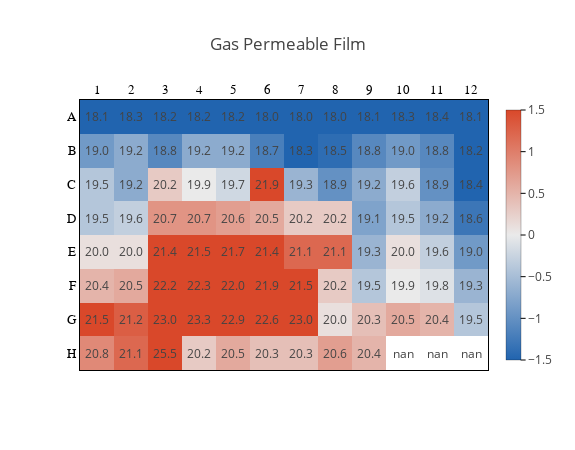
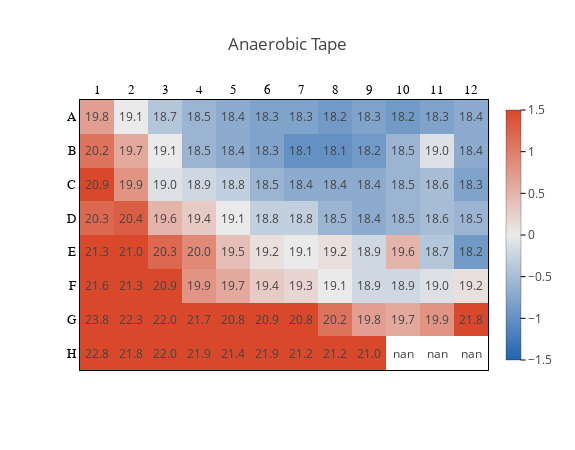
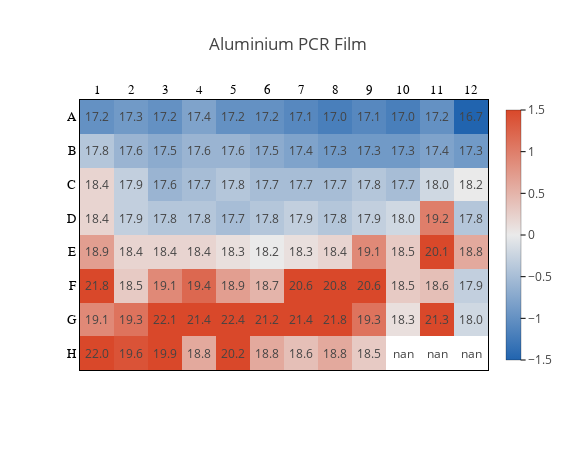

Notebook code cell kept with these figures, in order:
### Code cell
for film in df_dict:
    if film not in ['breathe_easy_aerobic']:
        trace_list = []
        annotations = go.Annotations()
        
        trace_list.append(go.Heatmap(
                           z=list(reversed(df_dict[film].values - np.nanmedian(df_dict[film].values.flatten()))),
                           x=df_dict[film].columns,
                           y=list(reversed(df_dict[film].index)), 
                           hoverongaps = False, zmin=-1.5, zmax=1.5,colorscale=colorscale,
                            showscale=True,
                           colorbar=dict(dtick=0.5,ticks='outside',tickcolor='black',outlinecolor='black',
                                         outlinewidth=0.25,thickness=15,len=1)))
        for n, row in enumerate(df_dict[film].values):
            for m,val in enumerate(row):
                annotations.append(go.layout.Annotation(text=str(df_dict[film].values[n][m]),
                                                 x=df_dict[film].columns[m],
                                                 y=list((df_dict[film].index))[n],
                                                 xref='x1',yref='y1',showarrow=False))
        layout = go.Layout(height=450, width=575, showlegend=False, title_text=film,annotations=annotations,
                   
                   xaxis=dict(showline=True, linewidth=1, linecolor='black', mirror=True, 
                              ticks='', ticklen=4, tickangle=0, tickcolor='black', nticks=20,
                              tickfont=dict(size=13, family='Arial', color='black'),
                              side='top', showgrid=False),
                           
                   yaxis=dict(
                              title_standoff=0, titlefont=dict(family='Arial', size=16, color='black'),
                              showline=True, linewidth=1, linecolor='black',mirror=True,
                              ticks='', ticklen=4, tickangle=0, tickcolor='black', nticks=0,
                              tickfont=dict(family='Arial',size=13, color='black'),
                              showgrid=False))
        
        fig = go.Figure(data=trace_list, layout=layout)
        fig.show()
        #pio.write_image(fig,"Figures/si_fig_3_variation_"+film+".svg",format='svg')

### Figure 1 — Plotly figure (JSON) as saved in the notebook; plotly's stock layout.template omitted (floating-point values rounded to 4 significant figures)
{"data": [{"colorbar": {"dtick": 0.5, "len": 1, "outlinecolor": "black", "outlinewidth": 0.25, "thickness": 15, "tickcolor": "black", "ticks": "outside"}, "colorscale": [[0, "#2164AF"], [0.5, "#EAEAEA"], [1, "#D9482A"]], "hoverongaps": false, "showscale": true, "type": "heatmap", "x": [1, 2, 3, 4, 5, 6, 7, 8, 9, 10, 11, 12], "y": ["H", "G", "F", "E", "D", "C", "B", "A"], "z": [[0.9, 1.2, 5.6, 0.3, 0.6, 0.4, 0.4, 0.7, 0.5, null, null, null], [1.6, 1.3, 3.1, 3.4, 3, 2.7, 3.1, 0.1, 0.4, 0.6, 0.5, -0.4], [0.5, 0.6, 2.3, 2.4, 2.1, 2, 1.6, 0.3, -0.4, 0, -0.1, -0.6], [0.1, 0.1, 1.5, 1.6, 1.8, 1.5, 1.2, 1.2, -0.6, 0.1, -0.3, -0.9], [-0.4, -0.3, 0.8, 0.8, 0.7, 0.6, 0.3, 0.3, -0.8, -0.4, -0.7, -1.3], [-0.4, -0.7, 0.3, 0, -0.2, 2, -0.6, -1, -0.7, -0.3, -1, -1.5], [-0.9, -0.7, -1.1, -0.7, -0.7, -1.2, -1.6, -1.4, -1.1, -0.9, -1.1, -1.7], [-1.8, -1.6, -1.7, -1.7, -1.7, -1.9, -1.9, -1.9, -1.8, -1.6, -1.5, -1.8]], "zmax": 1.5, "zmin": -1.5}], "layout": {"annotations": [{"showarrow": false, "text": "18.1", "x": 1, "xref": "x", "y": "A", "yref": "y"}, {"showarrow": false, "text": "18.3", "x": 2, "xref": "x", "y": "A", "yref": "y"}, {"showarrow": false, "text": "18.2", "x": 3, "xref": "x", "y": "A", "yref": "y"}, {"showarrow": false, "text": "18.2", "x": 4, "xref": "x", "y": "A", "yref": "y"}, {"showarrow": false, "text": "18.2", "x": 5, "xref": "x", "y": "A", "yref": "y"}, {"showarrow": false, "text": "18.0", "x": 6, "xref": "x", "y": "A", "yref": "y"}, {"showarrow": false, "text": "18.0", "x": 7, "xref": "x", "y": "A", "yref": "y"}, {"showarrow": false, "text": "18.0", "x": 8, "xref": "x", "y": "A", "yref": "y"}, {"showarrow": false, "text": "18.1", "x": 9, "xref": "x", "y": "A", "yref": "y"}, {"showarrow": false, "text": "18.3", "x": 10, "xref": "x", "y": "A", "yref": "y"}, {"showarrow": false, "text": "18.4", "x": 11, "xref": "x", "y": "A", "yref": "y"}, {"showarrow": false, "text": "18.1", "x": 12, "xref": "x", "y": "A", "yref": "y"}, {"showarrow": false, "text": "19.0", "x": 1, "xref": "x", "y": "B", "yref": "y"}, {"showarrow": false, "text": "19.2", "x": 2, "xref": "x", "y": "B", "yref": "y"}, {"showarrow": false, "text": "18.8", "x": 3, "xref": "x", "y": "B", "yref": "y"}, {"showarrow": false, "text": "19.2", "x": 4, "xref": "x", "y": "B", "yref": "y"}, {"showarrow": false, "text": "19.2", "x": 5, "xref": "x", "y": "B", "yref": "y"}, {"showarrow": false, "text": "18.7", "x": 6, "xref": "x", "y": "B", "yref": "y"}, {"showarrow": false, "text": "18.3", "x": 7, "xref": "x", "y": "B", "yref": "y"}, {"showarrow": false, "text": "18.5", "x": 8, "xref": "x", "y": "B", "yref": "y"}, {"showarrow": false, "text": "18.8", "x": 9, "xref": "x", "y": "B", "yref": "y"}, {"showarrow": false, "text": "19.0", "x": 10, "xref": "x", "y": "B", "yref": "y"}, {"showarrow": false, "text": "18.8", "x": 11, "xref": "x", "y": "B", "yref": "y"}, {"showarrow": false, "text": "18.2", "x": 12, "xref": "x", "y": "B", "yref": "y"}, {"showarrow": false, "text": "19.5", "x": 1, "xref": "x", "y": "C", "yref": "y"}, {"showarrow": false, "text": "19.2", "x": 2, "xref": "x", "y": "C", "yref": "y"}, {"showarrow": false, "text": "20.2", "x": 3, "xref": "x", "y": "C", "yref": "y"}, {"showarrow": false, "text": "19.9", "x": 4, "xref": "x", "y": "C", "yref": "y"}, {"showarrow": false, "text": "19.7", "x": 5, "xref": "x", "y": "C", "yref": "y"}, {"showarrow": false, "text": "21.9", "x": 6, "xref": "x", "y": "C", "yref": "y"}, {"showarrow": false, "text": "19.3", "x": 7, "xref": "x", "y": "C", "yref": "y"}, {"showarrow": false, "text": "18.9", "x": 8, "xref": "x", "y": "C", "yref": "y"}, {"showarrow": false, "text": "19.2", "x": 9, "xref": "x", "y": "C", "yref": "y"}, {"showarrow": false, "text": "19.6", "x": 10, "xref": "x", "y": "C", "yref": "y"}, {"showarrow": false, "text": "18.9", "x": 11, "xref": "x", "y": "C", "yref": "y"}, {"showarrow": false, "text": "18.4", "x": 12, "xref": "x", "y": "C", "yref": "y"}, {"showarrow": false, "text": "19.5", "x": 1, "xref": "x", "y": "D", "yref": "y"}, {"showarrow": false, "text": "19.6", "x": 2, "xref": "x", "y": "D", "yref": "y"}, {"showarrow": false, "text": "20.7", "x": 3, "xref": "x", "y": "D", "yref": "y"}, {"showarrow": false, "text": "20.7", "x": 4, "xref": "x", "y": "D", "yref": "y"}, {"showarrow": false, "text": "20.6", "x": 5, "xref": "x", "y": "D", "yref": "y"}, {"showarrow": false, "text": "20.5", "x": 6, "xref": "x", "y": "D", "yref": "y"}, {"showarrow": false, "text": "20.2", "x": 7, "xref": "x", "y": "D", "yref": "y"}, {"showarrow": false, "text": "20.2", "x": 8, "xref": "x", "y": "D", "yref": "y"}, {"showarrow": false, "text": "19.1", "x": 9, "xref": "x", "y": "D", "yref": "y"}, {"showarrow": false, "text": "19.5", "x": 10, "xref": "x", "y": "D", "yref": "y"}, {"showarrow": false, "text": "19.2", "x": 11, "xref": "x", "y": "D", "yref": "y"}, {"showarrow": false, "text": "18.6", "x": 12, "xref": "x", "y": "D", "yref": "y"}, {"showarrow": false, "text": "20.0", "x": 1, "xref": "x", "y": "E", "yref": "y"}, {"showarrow": false, "text": "20.0", "x": 2, "xref": "x", "y": "E", "yref": "y"}, {"showarrow": false, "text": "21.4", "x": 3, "xref": "x", "y": "E", "yref": "y"}, {"showarrow": false, "text": "21.5", "x": 4, "xref": "x", "y": "E", "yref": "y"}, {"showarrow": false, "text": "21.7", "x": 5, "xref": "x", "y": "E", "yref": "y"}, {"showarrow": false, "text": "21.4", "x": 6, "xref": "x", "y": "E", "yref": "y"}, {"showarrow": false, "text": "21.1", "x": 7, "xref": "x", "y": "E", "yref": "y"}, {"showarrow": false, "text": "21.1", "x": 8, "xref": "x", "y": "E", "yref": "y"}, {"showarrow": false, "text": "19.3", "x": 9, "xref": "x", "y": "E", "yref": "y"}, {"showarrow": false, "text": "20.0", "x": 10, "xref": "x", "y": "E", "yref": "y"}, {"showarrow": false, "text": "19.6", "x": 11, "xref": "x", "y": "E", "yref": "y"}, {"showarrow": false, "text": "19.0", "x": 12, "xref": "x", "y": "E", "yref": "y"}, {"showarrow": false, "text": "20.4", "x": 1, "xref": "x", "y": "F", "yref": "y"}, {"showarrow": false, "text": "20.5", "x": 2, "xref": "x", "y": "F", "yref": "y"}, {"showarrow": false, "text": "22.2", "x": 3, "xref": "x", "y": "F", "yref": "y"}, {"showarrow": false, "text": "22.3", "x": 4, "xref": "x", "y": "F", "yref": "y"}, {"showarrow": false, "text": "22.0", "x": 5, "xref": "x", "y": "F", "yref": "y"}, {"showarrow": false, "text": "21.9", "x": 6, "xref": "x", "y": "F", "yref": "y"}, {"showarrow": false, "text": "21.5", "x": 7, "xref": "x", "y": "F", "yref": "y"}, {"showarrow": false, "text": "20.2", "x": 8, "xref": "x", "y": "F", "yref": "y"}, {"showarrow": false, "text": "19.5", "x": 9, "xref": "x", "y": "F", "yref": "y"}, {"showarrow": false, "text": "19.9", "x": 10, "xref": "x", "y": "F", "yref": "y"}, {"showarrow": false, "text": "19.8", "x": 11, "xref": "x", "y": "F", "yref": "y"}, {"showarrow": false, "text": "19.3", "x": 12, "xref": "x", "y": "F", "yref": "y"}, {"showarrow": false, "text": "21.5", "x": 1, "xref": "x", "y": "G", "yref": "y"}, {"showarrow": false, "text": "21.2", "x": 2, "xref": "x", "y": "G", "yref": "y"}, {"showarrow": false, "text": "23.0", "x": 3, "xref": "x", "y": "G", "yref": "y"}, {"showarrow": false, "text": "23.3", "x": 4, "xref": "x", "y": "G", "yref": "y"}, {"showarrow": false, "text": "22.9", "x": 5, "xref": "x", "y": "G", "yref": "y"}, {"showarrow": false, "text": "22.6", "x": 6, "xref": "x", "y": "G", "yref": "y"}, {"showarrow": false, "text": "23.0", "x": 7, "xref": "x", "y": "G", "yref": "y"}, {"showarrow": false, "text": "20.0", "x": 8, "xref": "x", "y": "G", "yref": "y"}, {"showarrow": false, "text": "20.3", "x": 9, "xref": "x", "y": "G", "yref": "y"}, {"showarrow": false, "text": "20.5", "x": 10, "xref": "x", "y": "G", "yref": "y"}, {"showarrow": false, "text": "20.4", "x": 11, "xref": "x", "y": "G", "yref": "y"}, {"showarrow": false, "text": "19.5", "x": 12, "xref": "x", "y": "G", "yref": "y"}, {"showarrow": false, "text": "20.8", "x": 1, "xref": "x", "y": "H", "yref": "y"}, {"showarrow": false, "text": "21.1", "x": 2, "xref": "x", "y": "H", "yref": "y"}, {"showarrow": false, "text": "25.5", "x": 3, "xref": "x", "y": "H", "yref": "y"}, {"showarrow": false, "text": "20.2", "x": 4, "xref": "x", "y": "H", "yref": "y"}, {"showarrow": false, "text": "20.5", "x": 5, "xref": "x", "y": "H", "yref": "y"}, {"showarrow": false, "text": "20.3", "x": 6, "xref": "x", "y": "H", "yref": "y"}, {"showarrow": false, "text": "20.3", "x": 7, "xref": "x", "y": "H", "yref": "y"}, {"showarrow": false, "text": "20.6", "x": 8, "xref": "x", "y": "H", "yref": "y"}, {"showarrow": false, "text": "20.4", "x": 9, "xref": "x", "y": "H", "yref": "y"}, {"showarrow": false, "text": "nan", "x": 10, "xref": "x", "y": "H", "yref": "y"}, {"showarrow": false, "text": "nan", "x": 11, "xref": "x", "y": "H", "yref": "y"}, {"showarrow": false, "text": "nan", "x": 12, "xref": "x", "y": "H", "yref": "y"}], "height": 450, "showlegend": false, "title": {"text": "Gas Permeable Film"}, "width": 575, "xaxis": {"linecolor": "black", "linewidth": 1, "mirror": true, "nticks": 20, "showgrid": false, "showline": true, "side": "top", "tickangle": 0, "tickcolor": "black", "tickfont": {"color": "black", "family": "Arial", "size": 13}, "ticklen": 4, "ticks": ""}, "yaxis": {"linecolor": "black", "linewidth": 1, "mirror": true, "nticks": 0, "showgrid": false, "showline": true, "tickangle": 0, "tickcolor": "black", "tickfont": {"color": "black", "family": "Arial", "size": 13}, "ticklen": 4, "ticks": "", "title": {"font": {"color": "black", "family": "Arial", "size": 16}, "standoff": 0}}}}

### Figure 2 — Plotly figure (JSON) as saved in the notebook; plotly's stock layout.template omitted (floating-point values rounded to 4 significant figures)
{"data": [{"colorbar": {"dtick": 0.5, "len": 1, "outlinecolor": "black", "outlinewidth": 0.25, "thickness": 15, "tickcolor": "black", "ticks": "outside"}, "colorscale": [[0, "#2164AF"], [0.5, "#EAEAEA"], [1, "#D9482A"]], "hoverongaps": false, "showscale": true, "type": "heatmap", "x": [1, 2, 3, 4, 5, 6, 7, 8, 9, 10, 11, 12], "y": ["H", "G", "F", "E", "D", "C", "B", "A"], "z": [[3.7, 2.7, 2.9, 2.8, 2.3, 2.8, 2.1, 2.1, 1.9, null, null, null], [4.7, 3.2, 2.9, 2.6, 1.7, 1.8, 1.7, 1.1, 0.7, 0.6, 0.8, 2.7], [2.5, 2.2, 1.8, 0.8, 0.6, 0.3, 0.2, 0, -0.2, -0.2, -0.1, 0.1], [2.2, 1.9, 1.2, 0.9, 0.4, 0.1, 0, 0.1, -0.2, 0.5, -0.4, -0.9], [1.2, 1.3, 0.5, 0.3, 0, -0.3, -0.3, -0.6, -0.7, -0.6, -0.5, -0.6], [1.8, 0.8, -0.1, -0.2, -0.3, -0.6, -0.7, -0.7, -0.7, -0.6, -0.5, -0.8], [1.1, 0.6, 0, -0.6, -0.7, -0.8, -1, -1, -0.9, -0.6, -0.1, -0.7], [0.7, 0, -0.4, -0.6, -0.7, -0.8, -0.8, -0.9, -0.8, -0.9, -0.8, -0.7]], "zmax": 1.5, "zmin": -1.5}], "layout": {"annotations": [{"showarrow": false, "text": "19.8", "x": 1, "xref": "x", "y": "A", "yref": "y"}, {"showarrow": false, "text": "19.1", "x": 2, "xref": "x", "y": "A", "yref": "y"}, {"showarrow": false, "text": "18.7", "x": 3, "xref": "x", "y": "A", "yref": "y"}, {"showarrow": false, "text": "18.5", "x": 4, "xref": "x", "y": "A", "yref": "y"}, {"showarrow": false, "text": "18.4", "x": 5, "xref": "x", "y": "A", "yref": "y"}, {"showarrow": false, "text": "18.3", "x": 6, "xref": "x", "y": "A", "yref": "y"}, {"showarrow": false, "text": "18.3", "x": 7, "xref": "x", "y": "A", "yref": "y"}, {"showarrow": false, "text": "18.2", "x": 8, "xref": "x", "y": "A", "yref": "y"}, {"showarrow": false, "text": "18.3", "x": 9, "xref": "x", "y": "A", "yref": "y"}, {"showarrow": false, "text": "18.2", "x": 10, "xref": "x", "y": "A", "yref": "y"}, {"showarrow": false, "text": "18.3", "x": 11, "xref": "x", "y": "A", "yref": "y"}, {"showarrow": false, "text": "18.4", "x": 12, "xref": "x", "y": "A", "yref": "y"}, {"showarrow": false, "text": "20.2", "x": 1, "xref": "x", "y": "B", "yref": "y"}, {"showarrow": false, "text": "19.7", "x": 2, "xref": "x", "y": "B", "yref": "y"}, {"showarrow": false, "text": "19.1", "x": 3, "xref": "x", "y": "B", "yref": "y"}, {"showarrow": false, "text": "18.5", "x": 4, "xref": "x", "y": "B", "yref": "y"}, {"showarrow": false, "text": "18.4", "x": 5, "xref": "x", "y": "B", "yref": "y"}, {"showarrow": false, "text": "18.3", "x": 6, "xref": "x", "y": "B", "yref": "y"}, {"showarrow": false, "text": "18.1", "x": 7, "xref": "x", "y": "B", "yref": "y"}, {"showarrow": false, "text": "18.1", "x": 8, "xref": "x", "y": "B", "yref": "y"}, {"showarrow": false, "text": "18.2", "x": 9, "xref": "x", "y": "B", "yref": "y"}, {"showarrow": false, "text": "18.5", "x": 10, "xref": "x", "y": "B", "yref": "y"}, {"showarrow": false, "text": "19.0", "x": 11, "xref": "x", "y": "B", "yref": "y"}, {"showarrow": false, "text": "18.4", "x": 12, "xref": "x", "y": "B", "yref": "y"}, {"showarrow": false, "text": "20.9", "x": 1, "xref": "x", "y": "C", "yref": "y"}, {"showarrow": false, "text": "19.9", "x": 2, "xref": "x", "y": "C", "yref": "y"}, {"showarrow": false, "text": "19.0", "x": 3, "xref": "x", "y": "C", "yref": "y"}, {"showarrow": false, "text": "18.9", "x": 4, "xref": "x", "y": "C", "yref": "y"}, {"showarrow": false, "text": "18.8", "x": 5, "xref": "x", "y": "C", "yref": "y"}, {"showarrow": false, "text": "18.5", "x": 6, "xref": "x", "y": "C", "yref": "y"}, {"showarrow": false, "text": "18.4", "x": 7, "xref": "x", "y": "C", "yref": "y"}, {"showarrow": false, "text": "18.4", "x": 8, "xref": "x", "y": "C", "yref": "y"}, {"showarrow": false, "text": "18.4", "x": 9, "xref": "x", "y": "C", "yref": "y"}, {"showarrow": false, "text": "18.5", "x": 10, "xref": "x", "y": "C", "yref": "y"}, {"showarrow": false, "text": "18.6", "x": 11, "xref": "x", "y": "C", "yref": "y"}, {"showarrow": false, "text": "18.3", "x": 12, "xref": "x", "y": "C", "yref": "y"}, {"showarrow": false, "text": "20.3", "x": 1, "xref": "x", "y": "D", "yref": "y"}, {"showarrow": false, "text": "20.4", "x": 2, "xref": "x", "y": "D", "yref": "y"}, {"showarrow": false, "text": "19.6", "x": 3, "xref": "x", "y": "D", "yref": "y"}, {"showarrow": false, "text": "19.4", "x": 4, "xref": "x", "y": "D", "yref": "y"}, {"showarrow": false, "text": "19.1", "x": 5, "xref": "x", "y": "D", "yref": "y"}, {"showarrow": false, "text": "18.8", "x": 6, "xref": "x", "y": "D", "yref": "y"}, {"showarrow": false, "text": "18.8", "x": 7, "xref": "x", "y": "D", "yref": "y"}, {"showarrow": false, "text": "18.5", "x": 8, "xref": "x", "y": "D", "yref": "y"}, {"showarrow": false, "text": "18.4", "x": 9, "xref": "x", "y": "D", "yref": "y"}, {"showarrow": false, "text": "18.5", "x": 10, "xref": "x", "y": "D", "yref": "y"}, {"showarrow": false, "text": "18.6", "x": 11, "xref": "x", "y": "D", "yref": "y"}, {"showarrow": false, "text": "18.5", "x": 12, "xref": "x", "y": "D", "yref": "y"}, {"showarrow": false, "text": "21.3", "x": 1, "xref": "x", "y": "E", "yref": "y"}, {"showarrow": false, "text": "21.0", "x": 2, "xref": "x", "y": "E", "yref": "y"}, {"showarrow": false, "text": "20.3", "x": 3, "xref": "x", "y": "E", "yref": "y"}, {"showarrow": false, "text": "20.0", "x": 4, "xref": "x", "y": "E", "yref": "y"}, {"showarrow": false, "text": "19.5", "x": 5, "xref": "x", "y": "E", "yref": "y"}, {"showarrow": false, "text": "19.2", "x": 6, "xref": "x", "y": "E", "yref": "y"}, {"showarrow": false, "text": "19.1", "x": 7, "xref": "x", "y": "E", "yref": "y"}, {"showarrow": false, "text": "19.2", "x": 8, "xref": "x", "y": "E", "yref": "y"}, {"showarrow": false, "text": "18.9", "x": 9, "xref": "x", "y": "E", "yref": "y"}, {"showarrow": false, "text": "19.6", "x": 10, "xref": "x", "y": "E", "yref": "y"}, {"showarrow": false, "text": "18.7", "x": 11, "xref": "x", "y": "E", "yref": "y"}, {"showarrow": false, "text": "18.2", "x": 12, "xref": "x", "y": "E", "yref": "y"}, {"showarrow": false, "text": "21.6", "x": 1, "xref": "x", "y": "F", "yref": "y"}, {"showarrow": false, "text": "21.3", "x": 2, "xref": "x", "y": "F", "yref": "y"}, {"showarrow": false, "text": "20.9", "x": 3, "xref": "x", "y": "F", "yref": "y"}, {"showarrow": false, "text": "19.9", "x": 4, "xref": "x", "y": "F", "yref": "y"}, {"showarrow": false, "text": "19.7", "x": 5, "xref": "x", "y": "F", "yref": "y"}, {"showarrow": false, "text": "19.4", "x": 6, "xref": "x", "y": "F", "yref": "y"}, {"showarrow": false, "text": "19.3", "x": 7, "xref": "x", "y": "F", "yref": "y"}, {"showarrow": false, "text": "19.1", "x": 8, "xref": "x", "y": "F", "yref": "y"}, {"showarrow": false, "text": "18.9", "x": 9, "xref": "x", "y": "F", "yref": "y"}, {"showarrow": false, "text": "18.9", "x": 10, "xref": "x", "y": "F", "yref": "y"}, {"showarrow": false, "text": "19.0", "x": 11, "xref": "x", "y": "F", "yref": "y"}, {"showarrow": false, "text": "19.2", "x": 12, "xref": "x", "y": "F", "yref": "y"}, {"showarrow": false, "text": "23.8", "x": 1, "xref": "x", "y": "G", "yref": "y"}, {"showarrow": false, "text": "22.3", "x": 2, "xref": "x", "y": "G", "yref": "y"}, {"showarrow": false, "text": "22.0", "x": 3, "xref": "x", "y": "G", "yref": "y"}, {"showarrow": false, "text": "21.7", "x": 4, "xref": "x", "y": "G", "yref": "y"}, {"showarrow": false, "text": "20.8", "x": 5, "xref": "x", "y": "G", "yref": "y"}, {"showarrow": false, "text": "20.9", "x": 6, "xref": "x", "y": "G", "yref": "y"}, {"showarrow": false, "text": "20.8", "x": 7, "xref": "x", "y": "G", "yref": "y"}, {"showarrow": false, "text": "20.2", "x": 8, "xref": "x", "y": "G", "yref": "y"}, {"showarrow": false, "text": "19.8", "x": 9, "xref": "x", "y": "G", "yref": "y"}, {"showarrow": false, "text": "19.7", "x": 10, "xref": "x", "y": "G", "yref": "y"}, {"showarrow": false, "text": "19.9", "x": 11, "xref": "x", "y": "G", "yref": "y"}, {"showarrow": false, "text": "21.8", "x": 12, "xref": "x", "y": "G", "yref": "y"}, {"showarrow": false, "text": "22.8", "x": 1, "xref": "x", "y": "H", "yref": "y"}, {"showarrow": false, "text": "21.8", "x": 2, "xref": "x", "y": "H", "yref": "y"}, {"showarrow": false, "text": "22.0", "x": 3, "xref": "x", "y": "H", "yref": "y"}, {"showarrow": false, "text": "21.9", "x": 4, "xref": "x", "y": "H", "yref": "y"}, {"showarrow": false, "text": "21.4", "x": 5, "xref": "x", "y": "H", "yref": "y"}, {"showarrow": false, "text": "21.9", "x": 6, "xref": "x", "y": "H", "yref": "y"}, {"showarrow": false, "text": "21.2", "x": 7, "xref": "x", "y": "H", "yref": "y"}, {"showarrow": false, "text": "21.2", "x": 8, "xref": "x", "y": "H", "yref": "y"}, {"showarrow": false, "text": "21.0", "x": 9, "xref": "x", "y": "H", "yref": "y"}, {"showarrow": false, "text": "nan", "x": 10, "xref": "x", "y": "H", "yref": "y"}, {"showarrow": false, "text": "nan", "x": 11, "xref": "x", "y": "H", "yref": "y"}, {"showarrow": false, "text": "nan", "x": 12, "xref": "x", "y": "H", "yref": "y"}], "height": 450, "showlegend": false, "title": {"text": "Anaerobic Tape"}, "width": 575, "xaxis": {"linecolor": "black", "linewidth": 1, "mirror": true, "nticks": 20, "showgrid": false, "showline": true, "side": "top", "tickangle": 0, "tickcolor": "black", "tickfont": {"color": "black", "family": "Arial", "size": 13}, "ticklen": 4, "ticks": ""}, "yaxis": {"linecolor": "black", "linewidth": 1, "mirror": true, "nticks": 0, "showgrid": false, "showline": true, "tickangle": 0, "tickcolor": "black", "tickfont": {"color": "black", "family": "Arial", "size": 13}, "ticklen": 4, "ticks": "", "title": {"font": {"color": "black", "family": "Arial", "size": 16}, "standoff": 0}}}}

### Figure 3 — Plotly figure (JSON) as saved in the notebook; plotly's stock layout.template omitted (floating-point values rounded to 4 significant figures)
{"data": [{"colorbar": {"dtick": 0.5, "len": 1, "outlinecolor": "black", "outlinewidth": 0.25, "thickness": 15, "tickcolor": "black", "ticks": "outside"}, "colorscale": [[0, "#2164AF"], [0.5, "#EAEAEA"], [1, "#D9482A"]], "hoverongaps": false, "showscale": true, "type": "heatmap", "x": [1, 2, 3, 4, 5, 6, 7, 8, 9, 10, 11, 12], "y": ["H", "G", "F", "E", "D", "C", "B", "A"], "z": [[3.8, 1.4, 1.7, 0.6, 2, 0.6, 0.4, 0.6, 0.3, null, null, null], [0.9, 1.1, 3.9, 3.2, 4.2, 3, 3.2, 3.6, 1.1, 0.1, 3.1, -0.2], [3.6, 0.3, 0.9, 1.2, 0.7, 0.5, 2.4, 2.6, 2.4, 0.3, 0.4, -0.3], [0.7, 0.2, 0.2, 0.2, 0.1, 0, 0.1, 0.2, 0.9, 0.3, 1.9, 0.6], [0.2, -0.3, -0.4, -0.4, -0.5, -0.4, -0.3, -0.4, -0.3, -0.2, 1, -0.4], [0.2, -0.3, -0.6, -0.5, -0.4, -0.5, -0.5, -0.5, -0.4, -0.5, -0.2, 0], [-0.4, -0.6, -0.7, -0.6, -0.6, -0.7, -0.8, -0.9, -0.9, -0.9, -0.8, -0.9], [-1, -0.9, -1, -0.8, -1, -1, -1.1, -1.2, -1.1, -1.2, -1, -1.5]], "zmax": 1.5, "zmin": -1.5}], "layout": {"annotations": [{"showarrow": false, "text": "17.2", "x": 1, "xref": "x", "y": "A", "yref": "y"}, {"showarrow": false, "text": "17.3", "x": 2, "xref": "x", "y": "A", "yref": "y"}, {"showarrow": false, "text": "17.2", "x": 3, "xref": "x", "y": "A", "yref": "y"}, {"showarrow": false, "text": "17.4", "x": 4, "xref": "x", "y": "A", "yref": "y"}, {"showarrow": false, "text": "17.2", "x": 5, "xref": "x", "y": "A", "yref": "y"}, {"showarrow": false, "text": "17.2", "x": 6, "xref": "x", "y": "A", "yref": "y"}, {"showarrow": false, "text": "17.1", "x": 7, "xref": "x", "y": "A", "yref": "y"}, {"showarrow": false, "text": "17.0", "x": 8, "xref": "x", "y": "A", "yref": "y"}, {"showarrow": false, "text": "17.1", "x": 9, "xref": "x", "y": "A", "yref": "y"}, {"showarrow": false, "text": "17.0", "x": 10, "xref": "x", "y": "A", "yref": "y"}, {"showarrow": false, "text": "17.2", "x": 11, "xref": "x", "y": "A", "yref": "y"}, {"showarrow": false, "text": "16.7", "x": 12, "xref": "x", "y": "A", "yref": "y"}, {"showarrow": false, "text": "17.8", "x": 1, "xref": "x", "y": "B", "yref": "y"}, {"showarrow": false, "text": "17.6", "x": 2, "xref": "x", "y": "B", "yref": "y"}, {"showarrow": false, "text": "17.5", "x": 3, "xref": "x", "y": "B", "yref": "y"}, {"showarrow": false, "text": "17.6", "x": 4, "xref": "x", "y": "B", "yref": "y"}, {"showarrow": false, "text": "17.6", "x": 5, "xref": "x", "y": "B", "yref": "y"}, {"showarrow": false, "text": "17.5", "x": 6, "xref": "x", "y": "B", "yref": "y"}, {"showarrow": false, "text": "17.4", "x": 7, "xref": "x", "y": "B", "yref": "y"}, {"showarrow": false, "text": "17.3", "x": 8, "xref": "x", "y": "B", "yref": "y"}, {"showarrow": false, "text": "17.3", "x": 9, "xref": "x", "y": "B", "yref": "y"}, {"showarrow": false, "text": "17.3", "x": 10, "xref": "x", "y": "B", "yref": "y"}, {"showarrow": false, "text": "17.4", "x": 11, "xref": "x", "y": "B", "yref": "y"}, {"showarrow": false, "text": "17.3", "x": 12, "xref": "x", "y": "B", "yref": "y"}, {"showarrow": false, "text": "18.4", "x": 1, "xref": "x", "y": "C", "yref": "y"}, {"showarrow": false, "text": "17.9", "x": 2, "xref": "x", "y": "C", "yref": "y"}, {"showarrow": false, "text": "17.6", "x": 3, "xref": "x", "y": "C", "yref": "y"}, {"showarrow": false, "text": "17.7", "x": 4, "xref": "x", "y": "C", "yref": "y"}, {"showarrow": false, "text": "17.8", "x": 5, "xref": "x", "y": "C", "yref": "y"}, {"showarrow": false, "text": "17.7", "x": 6, "xref": "x", "y": "C", "yref": "y"}, {"showarrow": false, "text": "17.7", "x": 7, "xref": "x", "y": "C", "yref": "y"}, {"showarrow": false, "text": "17.7", "x": 8, "xref": "x", "y": "C", "yref": "y"}, {"showarrow": false, "text": "17.8", "x": 9, "xref": "x", "y": "C", "yref": "y"}, {"showarrow": false, "text": "17.7", "x": 10, "xref": "x", "y": "C", "yref": "y"}, {"showarrow": false, "text": "18.0", "x": 11, "xref": "x", "y": "C", "yref": "y"}, {"showarrow": false, "text": "18.2", "x": 12, "xref": "x", "y": "C", "yref": "y"}, {"showarrow": false, "text": "18.4", "x": 1, "xref": "x", "y": "D", "yref": "y"}, {"showarrow": false, "text": "17.9", "x": 2, "xref": "x", "y": "D", "yref": "y"}, {"showarrow": false, "text": "17.8", "x": 3, "xref": "x", "y": "D", "yref": "y"}, {"showarrow": false, "text": "17.8", "x": 4, "xref": "x", "y": "D", "yref": "y"}, {"showarrow": false, "text": "17.7", "x": 5, "xref": "x", "y": "D", "yref": "y"}, {"showarrow": false, "text": "17.8", "x": 6, "xref": "x", "y": "D", "yref": "y"}, {"showarrow": false, "text": "17.9", "x": 7, "xref": "x", "y": "D", "yref": "y"}, {"showarrow": false, "text": "17.8", "x": 8, "xref": "x", "y": "D", "yref": "y"}, {"showarrow": false, "text": "17.9", "x": 9, "xref": "x", "y": "D", "yref": "y"}, {"showarrow": false, "text": "18.0", "x": 10, "xref": "x", "y": "D", "yref": "y"}, {"showarrow": false, "text": "19.2", "x": 11, "xref": "x", "y": "D", "yref": "y"}, {"showarrow": false, "text": "17.8", "x": 12, "xref": "x", "y": "D", "yref": "y"}, {"showarrow": false, "text": "18.9", "x": 1, "xref": "x", "y": "E", "yref": "y"}, {"showarrow": false, "text": "18.4", "x": 2, "xref": "x", "y": "E", "yref": "y"}, {"showarrow": false, "text": "18.4", "x": 3, "xref": "x", "y": "E", "yref": "y"}, {"showarrow": false, "text": "18.4", "x": 4, "xref": "x", "y": "E", "yref": "y"}, {"showarrow": false, "text": "18.3", "x": 5, "xref": "x", "y": "E", "yref": "y"}, {"showarrow": false, "text": "18.2", "x": 6, "xref": "x", "y": "E", "yref": "y"}, {"showarrow": false, "text": "18.3", "x": 7, "xref": "x", "y": "E", "yref": "y"}, {"showarrow": false, "text": "18.4", "x": 8, "xref": "x", "y": "E", "yref": "y"}, {"showarrow": false, "text": "19.1", "x": 9, "xref": "x", "y": "E", "yref": "y"}, {"showarrow": false, "text": "18.5", "x": 10, "xref": "x", "y": "E", "yref": "y"}, {"showarrow": false, "text": "20.1", "x": 11, "xref": "x", "y": "E", "yref": "y"}, {"showarrow": false, "text": "18.8", "x": 12, "xref": "x", "y": "E", "yref": "y"}, {"showarrow": false, "text": "21.8", "x": 1, "xref": "x", "y": "F", "yref": "y"}, {"showarrow": false, "text": "18.5", "x": 2, "xref": "x", "y": "F", "yref": "y"}, {"showarrow": false, "text": "19.1", "x": 3, "xref": "x", "y": "F", "yref": "y"}, {"showarrow": false, "text": "19.4", "x": 4, "xref": "x", "y": "F", "yref": "y"}, {"showarrow": false, "text": "18.9", "x": 5, "xref": "x", "y": "F", "yref": "y"}, {"showarrow": false, "text": "18.7", "x": 6, "xref": "x", "y": "F", "yref": "y"}, {"showarrow": false, "text": "20.6", "x": 7, "xref": "x", "y": "F", "yref": "y"}, {"showarrow": false, "text": "20.8", "x": 8, "xref": "x", "y": "F", "yref": "y"}, {"showarrow": false, "text": "20.6", "x": 9, "xref": "x", "y": "F", "yref": "y"}, {"showarrow": false, "text": "18.5", "x": 10, "xref": "x", "y": "F", "yref": "y"}, {"showarrow": false, "text": "18.6", "x": 11, "xref": "x", "y": "F", "yref": "y"}, {"showarrow": false, "text": "17.9", "x": 12, "xref": "x", "y": "F", "yref": "y"}, {"showarrow": false, "text": "19.1", "x": 1, "xref": "x", "y": "G", "yref": "y"}, {"showarrow": false, "text": "19.3", "x": 2, "xref": "x", "y": "G", "yref": "y"}, {"showarrow": false, "text": "22.1", "x": 3, "xref": "x", "y": "G", "yref": "y"}, {"showarrow": false, "text": "21.4", "x": 4, "xref": "x", "y": "G", "yref": "y"}, {"showarrow": false, "text": "22.4", "x": 5, "xref": "x", "y": "G", "yref": "y"}, {"showarrow": false, "text": "21.2", "x": 6, "xref": "x", "y": "G", "yref": "y"}, {"showarrow": false, "text": "21.4", "x": 7, "xref": "x", "y": "G", "yref": "y"}, {"showarrow": false, "text": "21.8", "x": 8, "xref": "x", "y": "G", "yref": "y"}, {"showarrow": false, "text": "19.3", "x": 9, "xref": "x", "y": "G", "yref": "y"}, {"showarrow": false, "text": "18.3", "x": 10, "xref": "x", "y": "G", "yref": "y"}, {"showarrow": false, "text": "21.3", "x": 11, "xref": "x", "y": "G", "yref": "y"}, {"showarrow": false, "text": "18.0", "x": 12, "xref": "x", "y": "G", "yref": "y"}, {"showarrow": false, "text": "22.0", "x": 1, "xref": "x", "y": "H", "yref": "y"}, {"showarrow": false, "text": "19.6", "x": 2, "xref": "x", "y": "H", "yref": "y"}, {"showarrow": false, "text": "19.9", "x": 3, "xref": "x", "y": "H", "yref": "y"}, {"showarrow": false, "text": "18.8", "x": 4, "xref": "x", "y": "H", "yref": "y"}, {"showarrow": false, "text": "20.2", "x": 5, "xref": "x", "y": "H", "yref": "y"}, {"showarrow": false, "text": "18.8", "x": 6, "xref": "x", "y": "H", "yref": "y"}, {"showarrow": false, "text": "18.6", "x": 7, "xref": "x", "y": "H", "yref": "y"}, {"showarrow": false, "text": "18.8", "x": 8, "xref": "x", "y": "H", "yref": "y"}, {"showarrow": false, "text": "18.5", "x": 9, "xref": "x", "y": "H", "yref": "y"}, {"showarrow": false, "text": "nan", "x": 10, "xref": "x", "y": "H", "yref": "y"}, {"showarrow": false, "text": "nan", "x": 11, "xref": "x", "y": "H", "yref": "y"}, {"showarrow": false, "text": "nan", "x": 12, "xref": "x", "y": "H", "yref": "y"}], "height": 450, "showlegend": false, "title": {"text": "Aluminium PCR Film"}, "width": 575, "xaxis": {"linecolor": "black", "linewidth": 1, "mirror": true, "nticks": 20, "showgrid": false, "showline": true, "side": "top", "tickangle": 0, "tickcolor": "black", "tickfont": {"color": "black", "family": "Arial", "size": 13}, "ticklen": 4, "ticks": ""}, "yaxis": {"linecolor": "black", "linewidth": 1, "mirror": true, "nticks": 0, "showgrid": false, "showline": true, "tickangle": 0, "tickcolor": "black", "tickfont": {"color": "black", "family": "Arial", "size": 13}, "ticklen": 4, "ticks": "", "title": {"font": {"color": "black", "family": "Arial", "size": 16}, "standoff": 0}}}}
